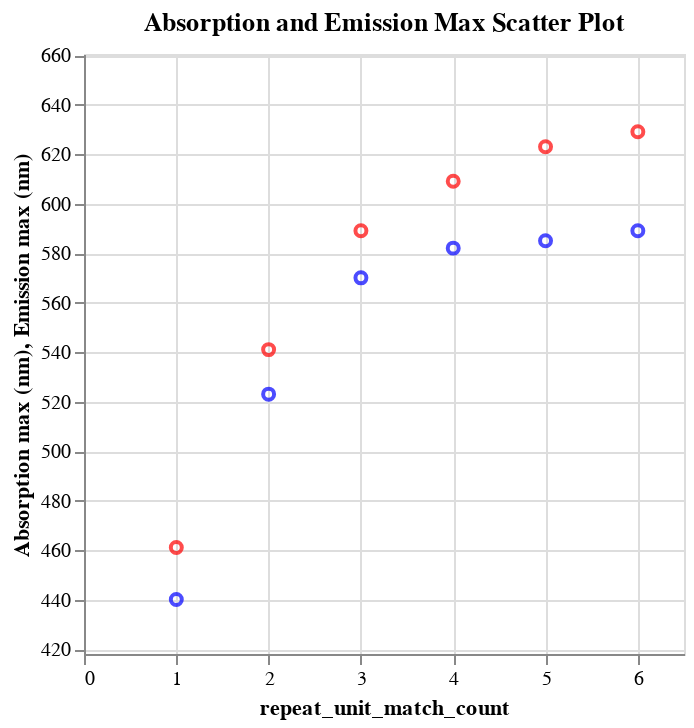

The cell this chart's notebook holds for it:
### Code cell
# Calculate the minimum y-value across both series
min_y_value = min(df_matches['Absorption max (nm)'].min(), df_matches['Emission max (nm)'].min())
y_min = min_y_value * 0.95  # Adjust to 95% of the minimum value for a slight buffer
max_y_value = max(df_matches['Absorption max (nm)'].max(), df_matches['Emission max (nm)'].max())
y_max = max_y_value * 1.05  # Adjust to 105% of the maximum value for a slight buffer
max_x_value = df_matches['repeat_unit_match_count'].max() + 0.5

# First scatter plot for "Absorption max (nm)"
scatter_absorption = alt.Chart(df_matches).mark_point().encode(
    x='repeat_unit_match_count',
    y='Absorption max (nm)',
    color=alt.value('blue')
)

# Second scatter plot for "Emission max (nm)"
scatter_emission = alt.Chart(df_matches).mark_point().encode(
    x='repeat_unit_match_count',
    y='Emission max (nm)',
    color=alt.value('red')
)

# Layer both scatter plots and set the y-axis minimum value for the whole chart
layered_chart = alt.layer(scatter_absorption, scatter_emission).properties(
    title='Absorption and Emission Max Scatter Plot'
).encode(
    y=alt.Y('Absorption max (nm)', scale=alt.Scale(domain=[y_min, y_max])),  # Set the y-axis scale globally
    x=alt.X('repeat_unit_match_count', scale=alt.Scale(domain=[0, max_x_value])),  # Set the x-axis scale globally
).interactive()

layered_chart.show()

### Figure 1 — Vega specification as saved in the notebook (floating-point values rounded to 4 significant figures)
{"$schema": "https://vega.github.io/schema/vega/v5.json", "data": [{"name": "param_24_store"}, {"name": "source_0"}, {"name": "data_0", "values": [{"Absorption max (nm)": 589.0, "repeat_unit_match_count": 6}, {"Absorption max (nm)": 585.0, "repeat_unit_match_count": 5}, {"Absorption max (nm)": 582.0, "repeat_unit_match_count": 4}, {"Absorption max (nm)": 570.0, "repeat_unit_match_count": 3}, {"Absorption max (nm)": 523.0, "repeat_unit_match_count": 2}, {"Absorption max (nm)": 440.0, "repeat_unit_match_count": 1}]}, {"name": "data_1", "values": [{"Emission max (nm)": 629.0, "repeat_unit_match_count": 6}, {"Emission max (nm)": 623.0, "repeat_unit_match_count": 5}, {"Emission max (nm)": 609.0, "repeat_unit_match_count": 4}, {"Emission max (nm)": 589.0, "repeat_unit_match_count": 3}, {"Emission max (nm)": 541.0, "repeat_unit_match_count": 2}, {"Emission max (nm)": 461.0, "repeat_unit_match_count": 1}]}], "signals": [{"name": "unit", "value": {}, "on": [{"events": "pointermove", "update": "isTuple(group()) ? group() : unit"}]}, {"name": "param_24", "update": "vlSelectionResolve(\"param_24_store\", \"union\")"}, {"name": "param_24_repeat_unit_match_count", "on": [{"events": [{"source": "view", "type": "dblclick"}], "update": "null"}, {"events": {"signal": "param_24_translate_delta"}, "update": "panLinear(param_24_translate_anchor.extent_x, -param_24_translate_delta.x / width)"}, {"events": {"signal": "param_24_zoom_delta"}, "update": "zoomLinear(domain(\"x\"), param_24_zoom_anchor.x, param_24_zoom_delta)"}]}, {"name": "param_24_Absorption_max__nm_", "on": [{"events": [{"source": "view", "type": "dblclick"}], "update": "null"}, {"events": {"signal": "param_24_translate_delta"}, "update": "panLinear(param_24_translate_anchor.extent_y, param_24_translate_delta.y / height)"}, {"events": {"signal": "param_24_zoom_delta"}, "update": "zoomLinear(domain(\"y\"), param_24_zoom_anchor.y, param_24_zoom_delta)"}]}, {"name": "param_24_tuple", "on": [{"events": [{"signal": "param_24_repeat_unit_match_count || param_24_Absorption_max__nm_"}], "update": "param_24_repeat_unit_match_count && param_24_Absorption_max__nm_ ? {unit: \"view_21\", fields: param_24_tuple_fields, values: [param_24_repeat_unit_match_count,param_24_Absorption_max__nm_]} : null"}]}, {"name": "param_24_tuple_fields", "value": [{"field": "repeat_unit_match_count", "channel": "x", "type": "R"}, {"field": "Absorption max (nm)", "channel": "y", "type": "R"}]}, {"name": "param_24_translate_anchor", "value": {}, "on": [{"events": [{"source": "scope", "type": "pointerdown"}], "update": "{x: x(unit), y: y(unit), extent_x: domain(\"x\"), extent_y: domain(\"y\")}"}]}, {"name": "param_24_translate_delta", "value": {}, "on": [{"events": [{"source": "window", "between": [{"source": "scope", "type": "pointerdown"}, {"source": "window", "type": "pointerup"}], "type": "pointermove", "consume": true}], "update": "{x: param_24_translate_anchor.x - x(unit), y: param_24_translate_anchor.y - y(unit)}"}]}, {"name": "param_24_zoom_anchor", "on": [{"events": [{"source": "scope", "consume": true, "type": "wheel"}], "update": "{x: invert(\"x\", x(unit)), y: invert(\"y\", y(unit))}"}]}, {"name": "param_24_zoom_delta", "on": [{"events": [{"source": "scope", "type": "wheel", "consume": true}], "update": "pow(1.001, event.deltaY * pow(16, event.deltaMode))", "force": true}]}, {"name": "param_24_modify", "on": [{"events": {"signal": "param_24_tuple"}, "update": "modify(\"param_24_store\", param_24_tuple, true)"}]}], "marks": [{"type": "symbol", "name": "view_21_marks", "from": {"data": "data_0"}, "encode": {"update": {"fill": {"value": "transparent"}, "opacity": {"value": 0.7}, "y": {"field": "Absorption max (nm)", "scale": "y"}, "x": {"field": "repeat_unit_match_count", "scale": "x"}, "stroke": {"value": "blue"}}}, "interactive": true, "clip": true, "style": ["point"]}, {"type": "symbol", "name": "layer_1_marks", "from": {"data": "data_1"}, "encode": {"update": {"fill": {"value": "transparent"}, "x": {"field": "repeat_unit_match_count", "scale": "x"}, "y": {"field": "Emission max (nm)", "scale": "y"}, "stroke": {"value": "red"}, "opacity": {"value": 0.7}}}, "clip": true, "interactive": false, "style": ["point"]}], "scales": [{"name": "x", "type": "linear", "domain": [0, 6.5], "range": [0, {"signal": "width"}], "domainRaw": {"signal": "param_24[\"repeat_unit_match_count\"]"}, "zero": true}, {"name": "y", "type": "linear", "domain": [418, 660.5], "range": [{"signal": "height"}, 0], "zero": false, "domainRaw": {"signal": "param_24[\"Absorption max (nm)\"]"}}], "axes": [{"scale": "x", "maxExtent": 0, "gridScale": "y", "orient": "bottom", "tickCount": {"signal": "ceil(width/40)"}, "aria": false, "minExtent": 0, "ticks": false, "labels": false, "zindex": 0, "domain": false, "grid": true}, {"scale": "y", "orient": "left", "grid": true, "tickCount": {"signal": "ceil(height/40)"}, "gridScale": "x", "aria": false, "maxExtent": 0, "labels": false, "minExtent": 0, "ticks": false, "domain": false, "zindex": 0}, {"scale": "x", "labelFlush": true, "labelOverlap": true, "tickCount": {"signal": "ceil(width/40)"}, "zindex": 0, "orient": "bottom", "grid": false, "title": "repeat_unit_match_count"}, {"scale": "y", "grid": false, "orient": "left", "zindex": 0, "labelOverlap": true, "title": "Absorption max (nm), Emission max (nm)", "tickCount": {"signal": "ceil(height/40)"}}], "title": {"text": "Absorption and Emission Max Scatter Plot", "frame": "group"}, "height": 300, "background": "white", "padding": 5, "width": 300, "style": "cell"}
